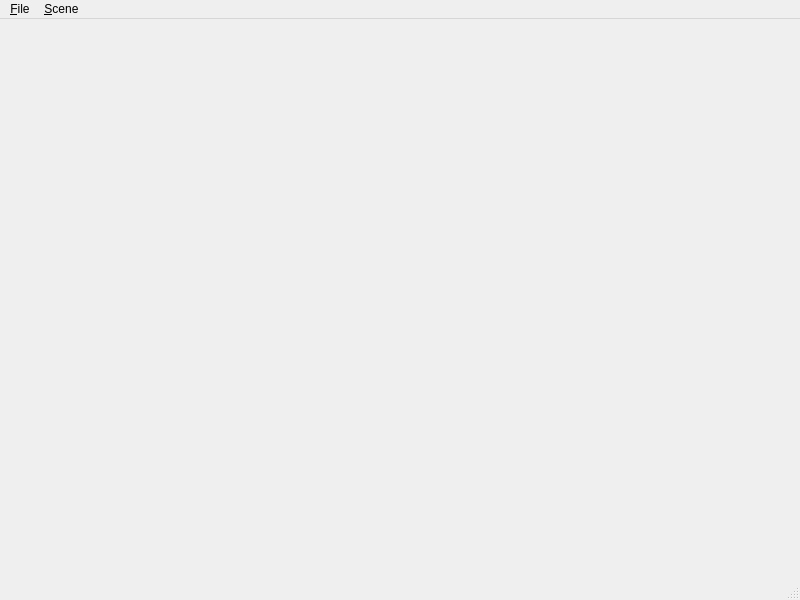
<?xml version="1.0" encoding="UTF-8"?>
<ui version="4.0">
 <class>MainWindow</class>
 <widget class="QMainWindow" name="MainWindow">
  <property name="geometry">
   <rect>
    <x>0</x>
    <y>0</y>
    <width>800</width>
    <height>600</height>
   </rect>
  </property>
  <property name="windowTitle">
   <string>Hooloovoo</string>
  </property>
  <widget class="QWidget" name="centralwidget"/>
  <widget class="QMenuBar" name="menubar">
   <property name="geometry">
    <rect>
     <x>0</x>
     <y>0</y>
     <width>800</width>
     <height>18</height>
    </rect>
   </property>
   <widget class="QMenu" name="menu_File">
    <property name="title">
     <string>&amp;File</string>
    </property>
    <addaction name="action_Save"/>
    <addaction name="action_Load"/>
   </widget>
   <widget class="QMenu" name="menu_Scene">
    <property name="title">
     <string>&amp;Scene</string>
    </property>
    <addaction name="action_Add_Object"/>
    <addaction name="action_Set_Size"/>
   </widget>
   <addaction name="menu_File"/>
   <addaction name="menu_Scene"/>
  </widget>
  <widget class="QStatusBar" name="statusbar"/>
  <action name="action_Save">
   <property name="text">
    <string>&amp;Save</string>
   </property>
  </action>
  <action name="action_Load">
   <property name="text">
    <string>&amp;Load</string>
   </property>
  </action>
  <action name="action_Add_Object">
   <property name="text">
    <string>&amp;Add Object</string>
   </property>
  </action>
  <action name="action_Set_Size">
   <property name="text">
    <string>&amp;Set Size</string>
   </property>
  </action>
 </widget>
 <resources/>
 <connections/>
</ui>
